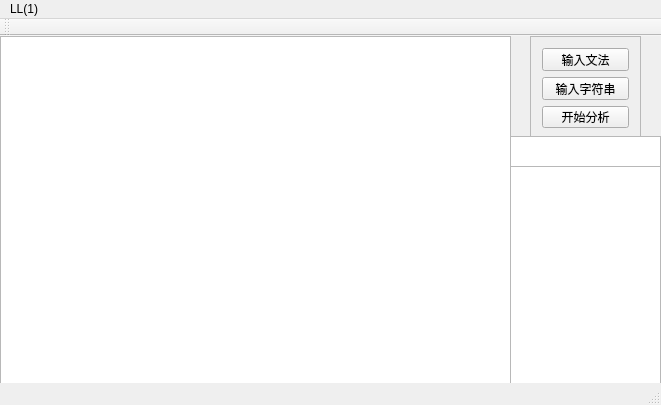
<?xml version="1.0" encoding="UTF-8"?>
<ui version="4.0">
 <class>experi2Class</class>
 <widget class="QMainWindow" name="experi2Class">
  <property name="geometry">
   <rect>
    <x>0</x>
    <y>0</y>
    <width>661</width>
    <height>405</height>
   </rect>
  </property>
  <property name="sizePolicy">
   <sizepolicy hsizetype="Expanding" vsizetype="Expanding">
    <horstretch>0</horstretch>
    <verstretch>0</verstretch>
   </sizepolicy>
  </property>
  <property name="windowTitle">
   <string>experi2</string>
  </property>
  <widget class="QWidget" name="centralWidget">
   <property name="sizePolicy">
    <sizepolicy hsizetype="Expanding" vsizetype="Expanding">
     <horstretch>0</horstretch>
     <verstretch>0</verstretch>
    </sizepolicy>
   </property>
   <widget class="QFrame" name="frame">
    <property name="geometry">
     <rect>
      <x>0</x>
      <y>0</y>
      <width>511</width>
      <height>361</height>
     </rect>
    </property>
    <property name="sizePolicy">
     <sizepolicy hsizetype="Expanding" vsizetype="Expanding">
      <horstretch>0</horstretch>
      <verstretch>0</verstretch>
     </sizepolicy>
    </property>
    <property name="frameShape">
     <enum>QFrame::StyledPanel</enum>
    </property>
    <property name="frameShadow">
     <enum>QFrame::Raised</enum>
    </property>
    <widget class="QTableView" name="tableView">
     <property name="geometry">
      <rect>
       <x>0</x>
       <y>0</y>
       <width>511</width>
       <height>361</height>
      </rect>
     </property>
    </widget>
   </widget>
   <widget class="QFrame" name="frame_2">
    <property name="geometry">
     <rect>
      <x>530</x>
      <y>0</y>
      <width>111</width>
      <height>104</height>
     </rect>
    </property>
    <property name="sizePolicy">
     <sizepolicy hsizetype="Expanding" vsizetype="Expanding">
      <horstretch>0</horstretch>
      <verstretch>0</verstretch>
     </sizepolicy>
    </property>
    <property name="frameShape">
     <enum>QFrame::StyledPanel</enum>
    </property>
    <property name="frameShadow">
     <enum>QFrame::Raised</enum>
    </property>
    <layout class="QVBoxLayout" name="verticalLayout">
     <item>
      <widget class="QPushButton" name="pushButton">
       <property name="text">
        <string>输入文法</string>
       </property>
      </widget>
     </item>
     <item>
      <widget class="QPushButton" name="pushButton_2">
       <property name="text">
        <string>输入字符串</string>
       </property>
      </widget>
     </item>
     <item>
      <widget class="QPushButton" name="pushButton_3">
       <property name="text">
        <string>开始分析</string>
       </property>
      </widget>
     </item>
    </layout>
   </widget>
   <widget class="QTextEdit" name="textEdit">
    <property name="geometry">
     <rect>
      <x>510</x>
      <y>100</y>
      <width>151</width>
      <height>31</height>
     </rect>
    </property>
   </widget>
   <widget class="QTextEdit" name="textEdit_2">
    <property name="geometry">
     <rect>
      <x>510</x>
      <y>130</y>
      <width>151</width>
      <height>221</height>
     </rect>
    </property>
   </widget>
  </widget>
  <widget class="QMenuBar" name="menuBar">
   <property name="geometry">
    <rect>
     <x>0</x>
     <y>0</y>
     <width>661</width>
     <height>22</height>
    </rect>
   </property>
   <widget class="QMenu" name="menuLL_1">
    <property name="title">
     <string>LL(1)</string>
    </property>
   </widget>
   <addaction name="menuLL_1"/>
  </widget>
  <widget class="QToolBar" name="mainToolBar">
   <attribute name="toolBarArea">
    <enum>TopToolBarArea</enum>
   </attribute>
   <attribute name="toolBarBreak">
    <bool>false</bool>
   </attribute>
  </widget>
  <widget class="QStatusBar" name="statusBar"/>
 </widget>
 <layoutdefault spacing="6" margin="11"/>
 <resources>
  <include location="experi2.qrc"/>
 </resources>
 <connections/>
</ui>
